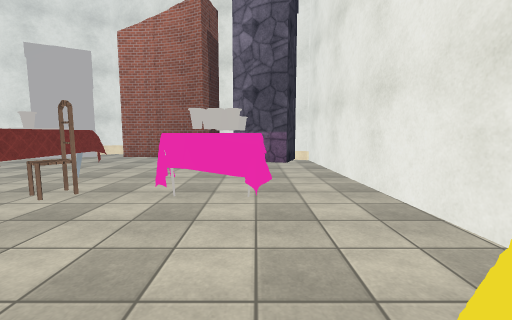
[1] (above)

17 first-person views from a walk through a Unity game level. The camera is 1.4 m above the floor, tilts 6° down and sees 90° across. The floor is counted in squares, 1 m on a side. Each view is taken from the middle of a square. On the plan, view 1 faces up. The plan holds only what a view shows up to about 13 squares ahead; the rest is blank. The place goes on beyond the plan. Some animated figures are not drawn. Some surface patterns are stand-ins.

[2]
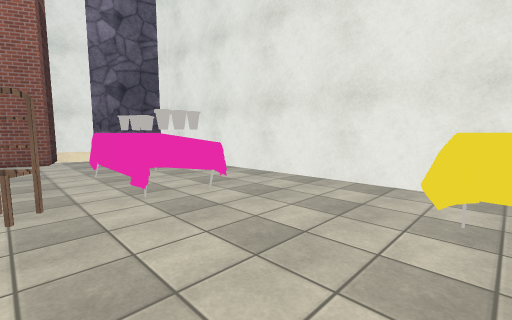

[3]
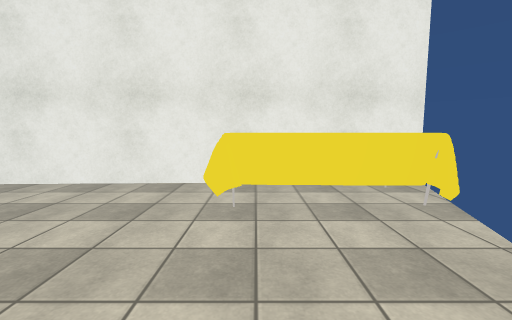

[4]
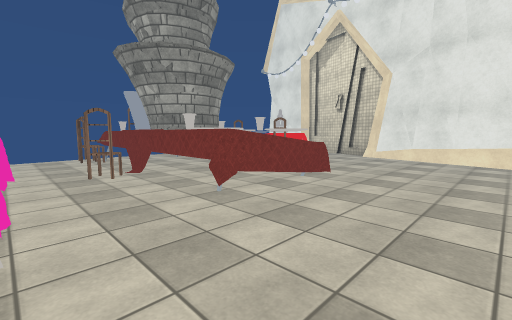

[5]
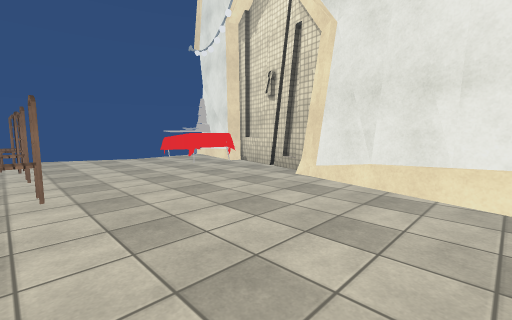

[6]
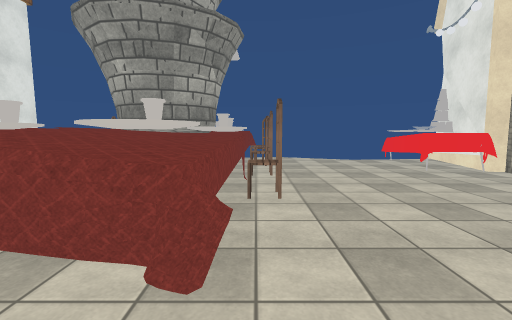

[7]
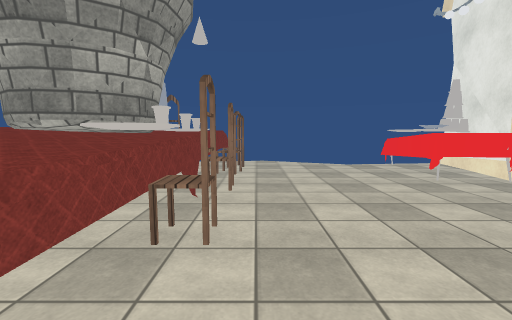

[8]
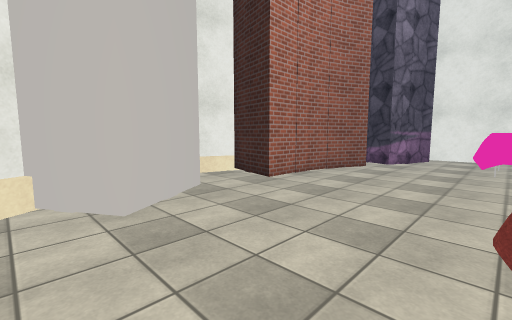

[9]
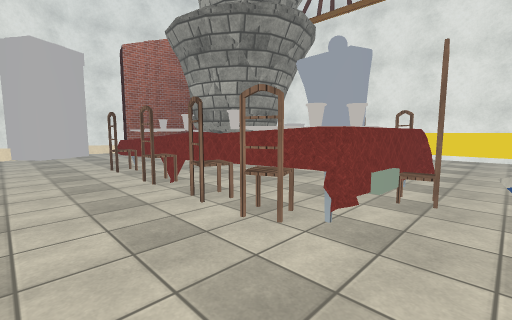

[10]
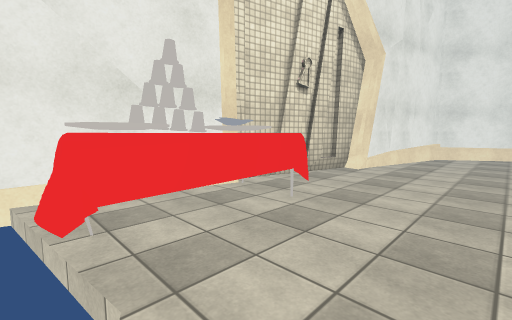

[11]
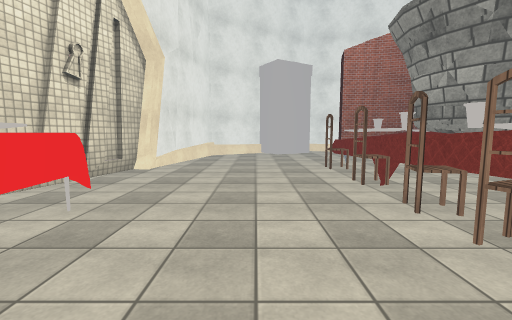

[12]
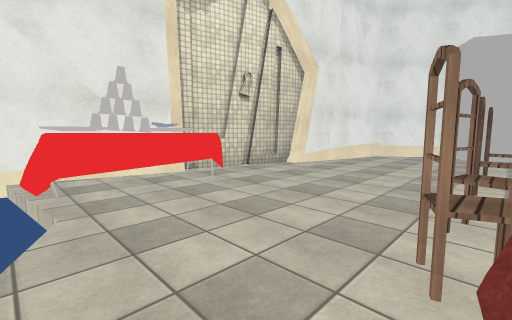

[13]
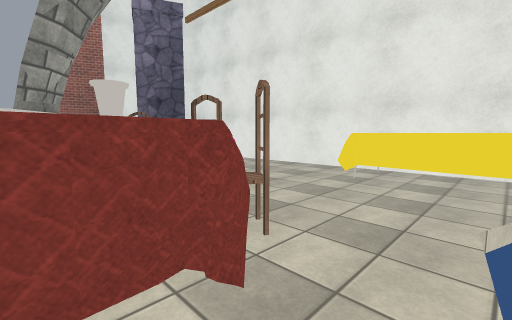

[14]
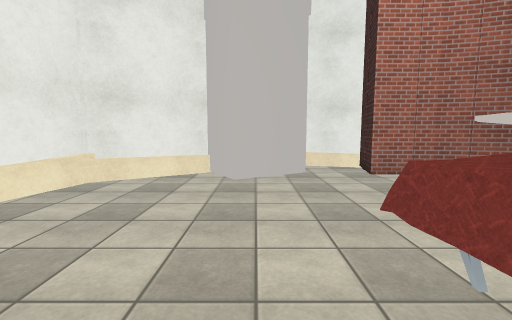

[15]
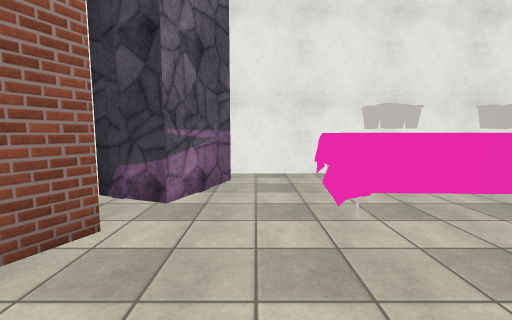

[16]
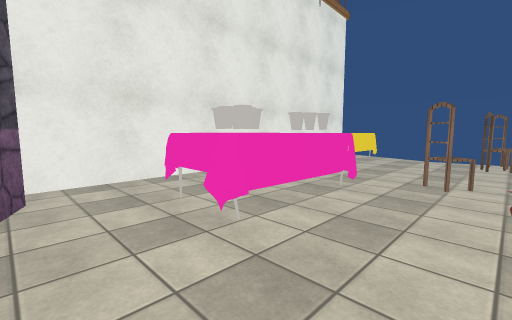

[17]
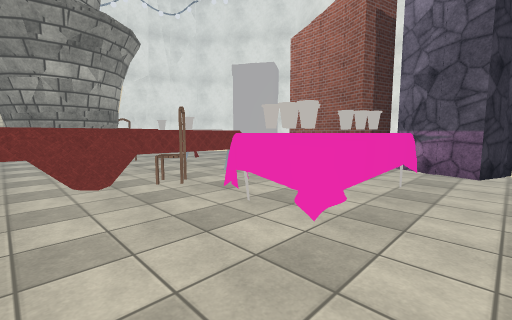

### Floor plan
Key: @ floor where view 1 was taken; # wall or solid block; . floor; = window, fence, low wall or low ledge; ^ raised ledge; C chair; O other object.
Columns run from 20 left of view 1 to 3 right of it. Each row starts with its distance up from view 1.
 17            ###
 16            ..#
 15       #####..#   ###
 14     ###.###..#####.##
 13     #..............#####
 12    ##...............##.#
 11    ##..................#
 10    #..............O....#
  9    #......====#...OOO..#
  8    #.......OOOO...OOO..#
  7   ##.......^OOO...OOO..#
  6   #.......CO^^^...OOO..#
  5  ##.......OO^^^.C.OOO..#
  4  #........###^#........#
  3  #........C^^^#........#
  2  #OOO.....#O^^^........#
  1  #OOO.....COOO^CC....O.#
  0 ####......COOOOC....@O #
 -1 #OOO......#^O#^C.....O #
 -2 #OOO........CC#......O #
 -3 #  O   ........     .O O
 -4                      O #
 -5                        #

Positions as (right, up) in squares from view 1, and headings:
1: (0, 0), facing up
2: (-4, 0), facing up-right
3: (-4, 0), facing right
4: (-2, 13), facing down-left
5: (-10, 12), facing down-left
6: (-10, 11), facing down
7: (-11, 9), facing down
8: (-13, 9), facing up-right
9: (-13, -3), facing up-right
10: (-13, -3), facing up-left
11: (-13, -3), facing up
12: (-10, -3), facing up-left
13: (-7, -3), facing up-right
14: (-11, 6), facing up
15: (-6, 11), facing right
16: (-5, 12), facing down-right
17: (2, 2), facing up-left
